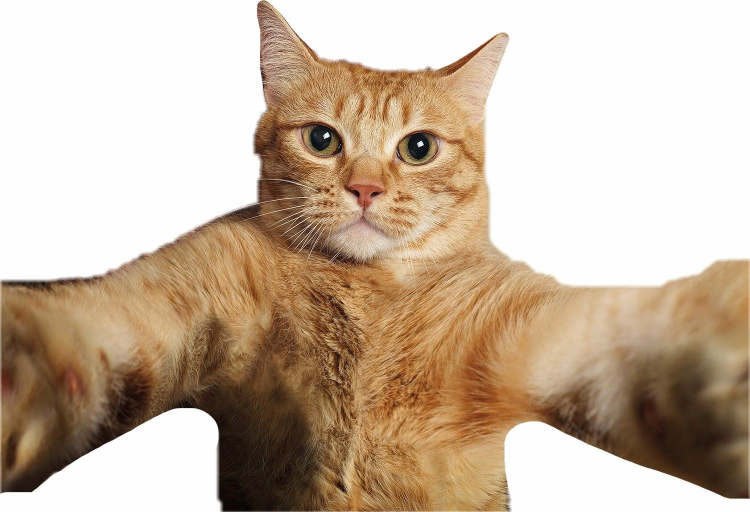
#> input picture Task9/pic.png, 1499 x 1024 px (shown at 1/2 size)
$ python 9b_b.py
#> lines starting #> are read from the running program, lines starting #| are printed output that depends on the picture
import cv2
import numpy as np
from scipy.spatial import Delaunay
import time


def warp_triangle(img, src_tri, dst_tri, output):
    h, w = img.shape[:2]

    r1 = cv2.boundingRect(np.float32([src_tri]))
    r2 = cv2.boundingRect(np.float32([dst_tri]))

    x1, y1, w1, h1 = r1
    x2, y2, w2, h2 = r2

    if x2 < 0 or y2 < 0 or x2 + w2 > w or y2 + h2 > h:
        x2 = max(0, x2)
        y2 = max(0, y2)
        w2 = min(w - x2, w2)
        h2 = min(h - y2, h2)

    src_rect = []
    dst_rect = []

    for i in range(3):
        src_rect.append((src_tri[i][0] - x1, src_tri[i][1] - y1))
        dst_rect.append((dst_tri[i][0] - x2, dst_tri[i][1] - y2))

    src_crop = img[y1:y1+h1, x1:x1+w1]

    if src_crop.size == 0 or w2 <= 0 or h2 <= 0:
        return

    M = cv2.getAffineTransform(np.float32(src_rect), np.float32(dst_rect))
    warped = cv2.warpAffine(
        src_crop,
        M,
        (w2, h2),
        None,
        flags=cv2.INTER_LINEAR,
        borderMode=cv2.BORDER_REFLECT_101
    )

    mask = np.zeros((h2, w2, 3), dtype=np.float32)
    cv2.fillConvexPoly(mask, np.int32(dst_rect), (1.0, 1.0, 1.0))

    output[y2:y2+h2, x2:x2+w2] *= (1 - mask)
    output[y2:y2+h2, x2:x2+w2] += warped * mask


def triangle_warp_grid(img, grid_size=4):
    h, w = img.shape[:2]

    xs = np.linspace(0, w, grid_size)
    ys = np.linspace(0, h, grid_size)

    src_points = np.array([[x, y] for y in ys for x in xs], dtype=np.float32)
    dst_points = src_points.copy()

    selected = -1

    def mouse(event, x, y, flags, param):
        nonlocal selected, dst_points
        if event == cv2.EVENT_LBUTTONDOWN:
            for i, p in enumerate(dst_points):
                if np.linalg.norm(p - [x, y]) < 10:
                    selected = i
        elif event == cv2.EVENT_MOUSEMOVE and selected != -1:
            dst_points[selected] = [np.clip(x, 0, w-1),
                                    np.clip(y, 0, h-1)]
        elif event == cv2.EVENT_LBUTTONUP:
            selected = -1

    cv2.namedWindow("9B-B 4x4")
    cv2.setMouseCallback("9B-B 4x4", mouse)

    while True:
        start_time = time.time()
        output = np.zeros_like(img, dtype=np.float32)
        tri = Delaunay(src_points)

        for simplex in tri.simplices:
            src_tri = src_points[simplex]
            dst_tri = dst_points[simplex]
            warp_triangle(img, src_tri, dst_tri, output)

        display = output.astype(np.uint8)

        for p in dst_points:
            cv2.circle(display, tuple(p.astype(int)), 4, (255, 0, 0), -1)

        cv2.imshow("9B-B 4x4", display)

        elapsed = time.time() - start_time
        wait_time = max(1, int(33 - elapsed * 1000))

        if cv2.waitKey(wait_time) == 27:
            break

    cv2.destroyAllWindows()


if __name__ == "__main__":
    import os

    script_dir = os.path.dirname(os.path.abspath(__file__))
    img_path = os.path.join(script_dir, "pic.png")

    img = cv2.imread(img_path)
#> img is the input picture: shape (1024, 1499, 3); mean B, G, R 160.7, 180.6, 199.9

    if img is None:
        print("Ошибка загрузки изображения.")
        exit()

    img = cv2.resize(img, (600, 600))
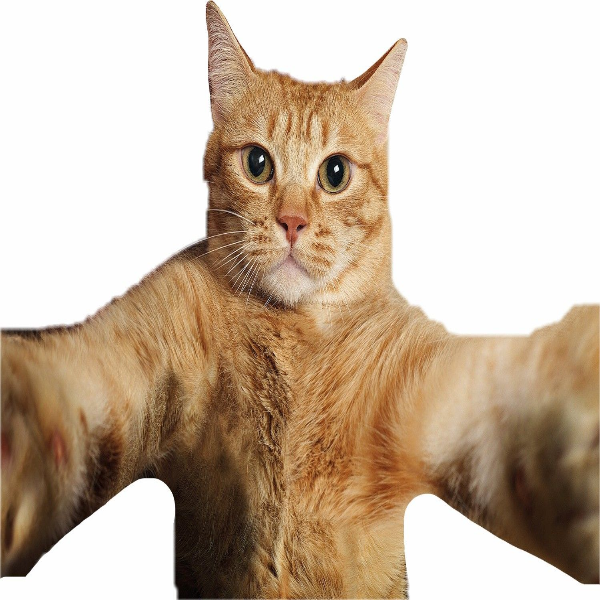
#> img: shape (600, 600, 3); mean B, G, R 160.6, 180.5, 199.8

    triangle_warp_grid(img, 4)
#> the loop in triangle_warp_grid, `for simplex in tri.simplices:` made 18 passes
#> pass 1, in warp_triangle, `src_crop = img[y1:y1+h1, x1:x1+w1]`:
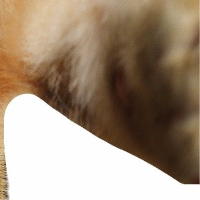
#> src_crop: shape (200, 200, 3); mean B, G, R 125, 144.6, 163
#> pass 3, in warp_triangle (call 3), `src_crop = img[y1:y1+h1, x1:x1+w1]`:
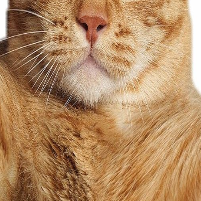
#> src_crop: shape (201, 201, 3); mean B, G, R 98.7, 139, 179.8
#> (key Esc is pressed here)
